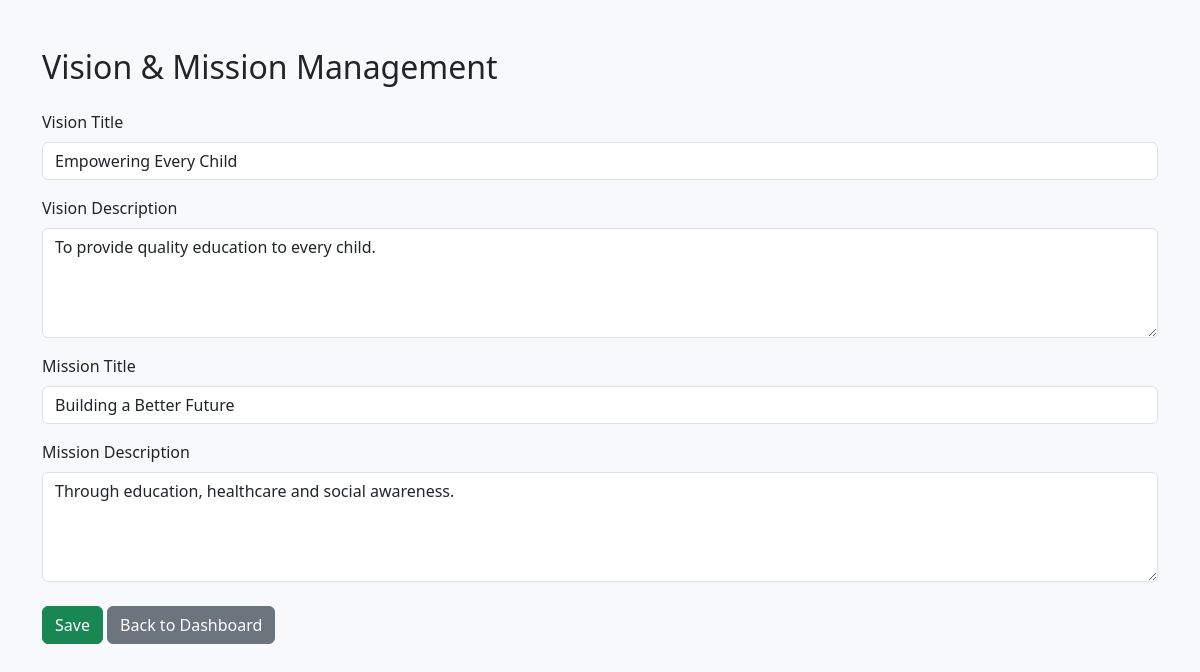
Page /vision (signed in) on the committed database.
### tables this page shows
CREATE TABLE vision_mission (
    id INTEGER PRIMARY KEY AUTOINCREMENT,
    vision_title TEXT,
    vision_description TEXT,
    mission_title TEXT,
    mission_description TEXT
);

### app.py (the view, shortened to what this page needs)
@app.route('/vision', methods=["GET", "POST"])
def vision():
    if "admin" not in session:
        return redirect(url_for("login"))
    conn = sqlite3.connect(DATABASE)
    conn.row_factory = sqlite3.Row
    data = conn.execute(
        "SELECT * FROM vision_mission LIMIT 1"
    ).fetchone()
    conn.close()
    return render_template("vision.html", data=data)

### templates/vision.html (shortened to what this page needs)
<!DOCTYPE html>
<html lang="en">
<head>
    <link href="https://cdn.jsdelivr.net/npm/bootstrap@5.3.3/dist/css/bootstrap.min.css" rel="stylesheet">
</head>
<body class="bg-light">
<div class="container mt-5">
    <h2 class="mb-4">Vision & Mission Management</h2>
    <form method="POST">
        <div class="mb-3">
            <label class="form-label">Vision Title</label>
            <input
                type="text"
                class="form-control"
                name="vision_title"
                value="{{ data['vision_title'] if data else '' }}"
                required>
        </div>
        <div class="mb-3">
            <label class="form-label">Vision Description</label>
            <textarea
                class="form-control"
                rows="4"
                name="vision_description"
                required>{{ data['vision_description'] if data else '' }}</textarea>
        </div>
        <div class="mb-3">
            <label class="form-label">Mission Title</label>
            <input
                type="text"
                class="form-control"
                name="mission_title"
                value="{{ data['mission_title'] if data else '' }}"
                required>
        </div>
        <div class="mb-4">
            <label class="form-label">Mission Description</label>
            <textarea
                class="form-control"
                rows="4"
                name="mission_description"
                required>{{ data['mission_description'] if data else '' }}</textarea>
        </div>
        <button type="submit" class="btn btn-success">
            Save
        </button>
        <a href="/dashboard" class="btn btn-secondary">
            Back to Dashboard
        </a>
    </form>
</div>
</body>
</html>

### rows in the picture
vision_mission: vision_title "Empowering Every Child", vision_description "To provide quality education to every child.", mission_title "Building a Better Future", mission_description "Through education, healthcare and social awareness."
